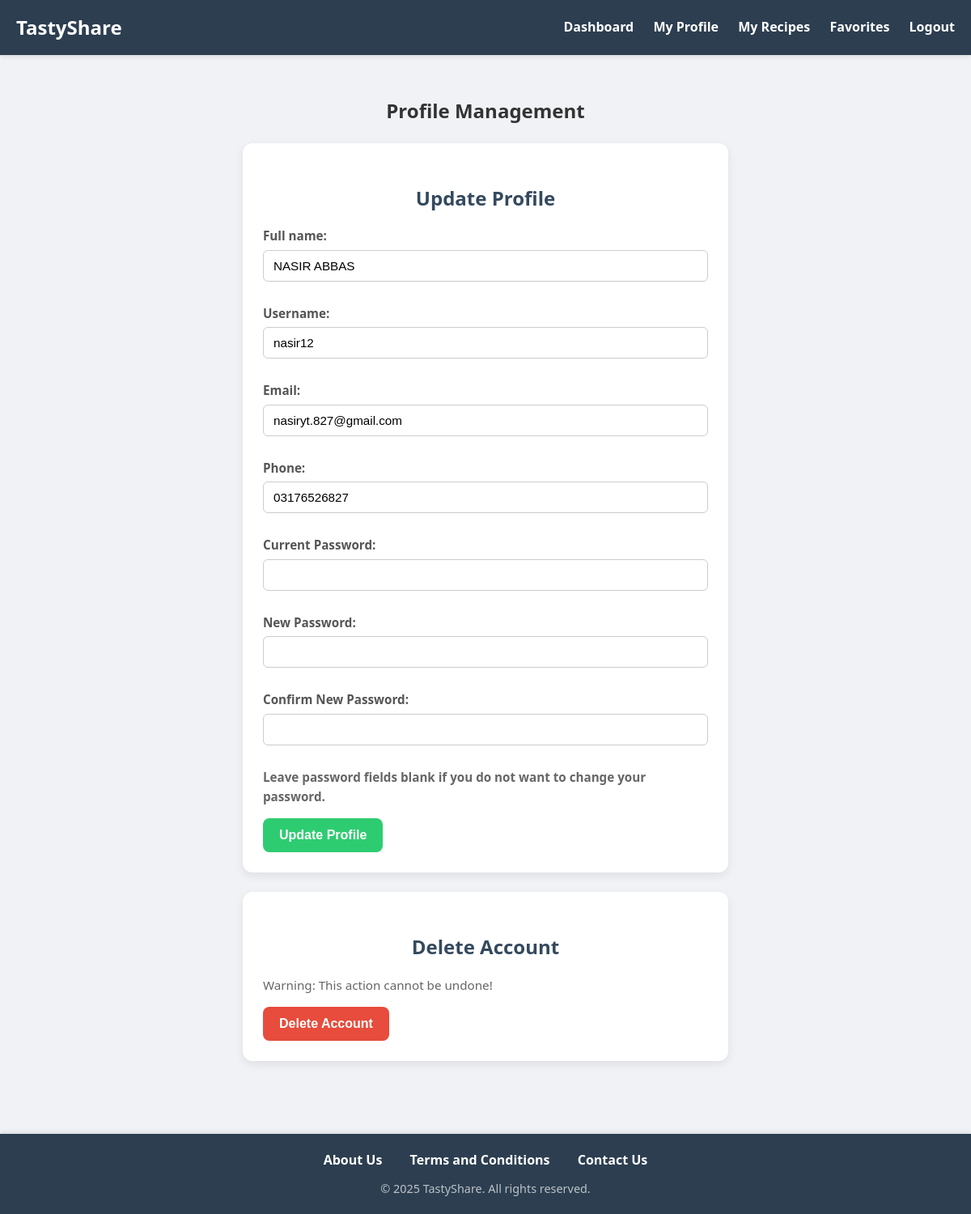
Screenshot of /profile/ (signed in) with the database file from the repository.
### myapp/models.py (models this page shows, shortened)
class UserRegister(models.Model):
    user_id = models.AutoField(primary_key=True)
    full_name = models.CharField(max_length=100)
    username = models.CharField(max_length=50, unique=True)
    email = models.EmailField(unique=True)
    phone = models.CharField(max_length=15, unique=True)
    password_hash = models.CharField(max_length=255)
    created_at = models.DateTimeField(default=timezone.now)

### myapp/views.py (the view)
# urls.py: path('profile/', views.profile_view, name='profile'),
def profile_view(request):
    if not request.session.get("user_id"):
        return redirect("login")
    user = get_object_or_404(UserRegister, pk=request.session["user_id"])
    if request.method == "POST":
        form = ProfileUpdateForm(request.POST, instance=user)
        if form.is_valid():
            new_password = form.cleaned_data.get("new_password")
            current_password = form.cleaned_data.get("current_password")
            password_changed = False
            if new_password:
                if check_password(current_password, user.password_hash):
                    user.password_hash = make_password(new_password)
                    password_changed = True
                else:
                    messages.error(request, "Current password is incorrect.")
                    return redirect("profile")
            form.save()
            messages.success(request, "Profile updated successfully.")
            if password_changed and user.email:
                subject = "Your Password Has Been Changed"
                message = f"Hello {user.full_name},\n\nYour account password has been successfully updated.\n\n" \
                          f"If you did not perform this change, please contact support immediately."
                send_mail(subject, message, settings.DEFAULT_FROM_EMAIL, [user.email])
            return redirect("profile")
    else:
        form = ProfileUpdateForm(instance=user)
    return render(request, "profile.html", {"form": form, "user": user})

### myapp/forms.py (shortened to what this page needs)
class ProfileUpdateForm(forms.ModelForm):
    current_password = forms.CharField(
        widget=forms.PasswordInput, required=False, label="Current Password"
    )
    new_password = forms.CharField(
        widget=forms.PasswordInput, required=False, label="New Password"
    )
    confirm_password = forms.CharField(
        widget=forms.PasswordInput, required=False, label="Confirm New Password"
    )
    class Meta:
        model = UserRegister
        fields = ['full_name', 'username', 'email', 'phone']

### templates/profile.html (shortened to what this page needs)
{% extends "base.html" %}
{% block content %}
<h2>Profile Management</h2>
<div class="profile-container">
    <div class="profile-card">
        <h3>Update Profile</h3>
        <form method="post">
            {{ form.as_p }}
            <p><strong>Leave password fields blank if you do not want to change your password.</strong></p>
            <button type="submit" class="btn btn-primary">Update Profile</button>
        </form>
    </div>
    <div class="profile-card delete-card">
        <h3>Delete Account</h3>
        <p>Warning: This action cannot be undone!</p>
        <form method="post" action="{% url 'delete_account' %}">
            <button type="submit" class="btn btn-danger">Delete Account</button>
        </form>
    </div>
</div>
{% endblock %}

### templates/base.html (style rules this page uses)
body { font-family: 'Segoe UI', Tahoma, Geneva, Verdana, sans-serif; margin: 0; padding: 0; background: #f0f2f5; color: #333; line-height: 1.6; }
form label { display: block; margin-bottom: 8px; font-weight: 600; color: #555; }
input[type="text"], input[type="email"], input[type="password"], input[type="number"], select, textarea { width: 100%; padding: 12px; margin-bottom: 20px; border: 1px solid #ddd; border-radius: 6px; font-size: 16px; box-sizing: border-box; transition: border-color 0.3s; }
.btn { display: inline-block; padding: 12px 25px; background: #3498db; color: #fff; border: none; border-radius: 6px; text-decoration: none; cursor: pointer; font-size: 16px; font-weight: bold; transition: background 0.3s, transform 0.2s; }

### templates/profile.html (style rules this page uses)
.profile-container { display: grid; grid-template-columns: 1fr; gap: 24px; max-width: 600px; margin: 20px auto; }
h2 , h3 { text-align: center; }
.profile-card { background-color: #ffffff; border-radius: 12px; padding: 25px; box-shadow: 0 4px 12px rgba(0, 0, 0, 0.08); transition: transform 0.3s ease, box-shadow 0.3s ease; }
.profile-card h3 { font-size: 1.5em; margin-bottom: 15px; color: #34495e; }
.profile-card p { margin-bottom: 15px; font-size: 0.95em; color: #666; }
.btn-primary { background-color: #2ecc71; color: white; padding: 12px 20px; border-radius: 8px; border: none; font-weight: 600; cursor: pointer; transition: background-color 0.3s, transform 0.2s; }
.btn-danger { background-color: #e74c3c; color: white; padding: 12px 20px; border-radius: 8px; border: none; font-weight: 600; cursor: pointer; transition: background-color 0.3s, transform 0.2s; }
.profile-card input { width: 100%; padding: 10px 12px; margin-bottom: 12px; border-radius: 6px; border: 1px solid #ccc; font-size: 1em; }
.profile-card label { font-weight: 600; margin-bottom: 5px; display: block; }

### rows the page displays
UserRegister: full_name "NASIR ABBAS", username "nasir12", email "nasiryt.827@gmail.com", phone "03176526827"
